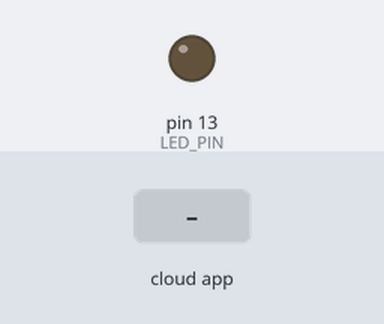
Simulated run of this sketch. Board: Arduino Uno, built with avr-gcc and run on an emulated ATmega328P. Shown: output pins drawn as LEDs (lit = HIGH). Dashed ring = blinking. The test bench sets the inputs (shaded band). The ROS host is connected and sends only what is stated.

Above: at 1.2 s.
1.3 s: the phone or cloud app sets start_blink to 0
At 1.7 s:
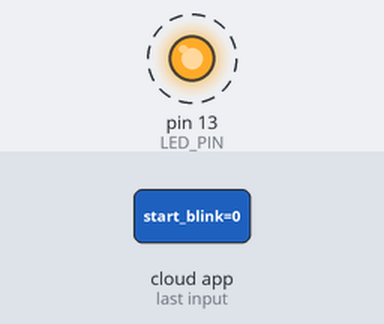
Timing chart, 0 to 10.3 s (numbered marks = the images above; inputs shaded):
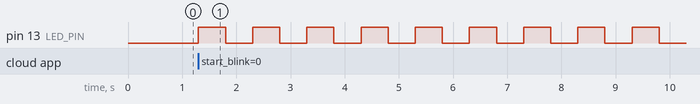

Measured:
- after the input at 1.3 s, pin 13 (LED_PIN): alternates HIGH for 0.50 s and LOW for 0.50 s, starting at once

The sketch:

builtin_led_blink.ino
```cpp
#include <ros.h>
#include <std_msgs/Empty.h>

ros::NodeHandle nh;
const int LED_PIN = 13;
bool should_blink = false;

void startBlinkCallback(const std_msgs::Empty& msg) {
  should_blink = true;
}

ros::Subscriber<std_msgs::Empty> blink_sub("start_blink", &startBlinkCallback);

void setup() {
  pinMode(LED_PIN, OUTPUT);
  nh.initNode();
  nh.subscribe(blink_sub);
}

void loop() {
  if (should_blink) {
    digitalWrite(LED_PIN, HIGH);
    delay(500);
    digitalWrite(LED_PIN, LOW);
    delay(500);
  }
  nh.spinOnce();
}
```
